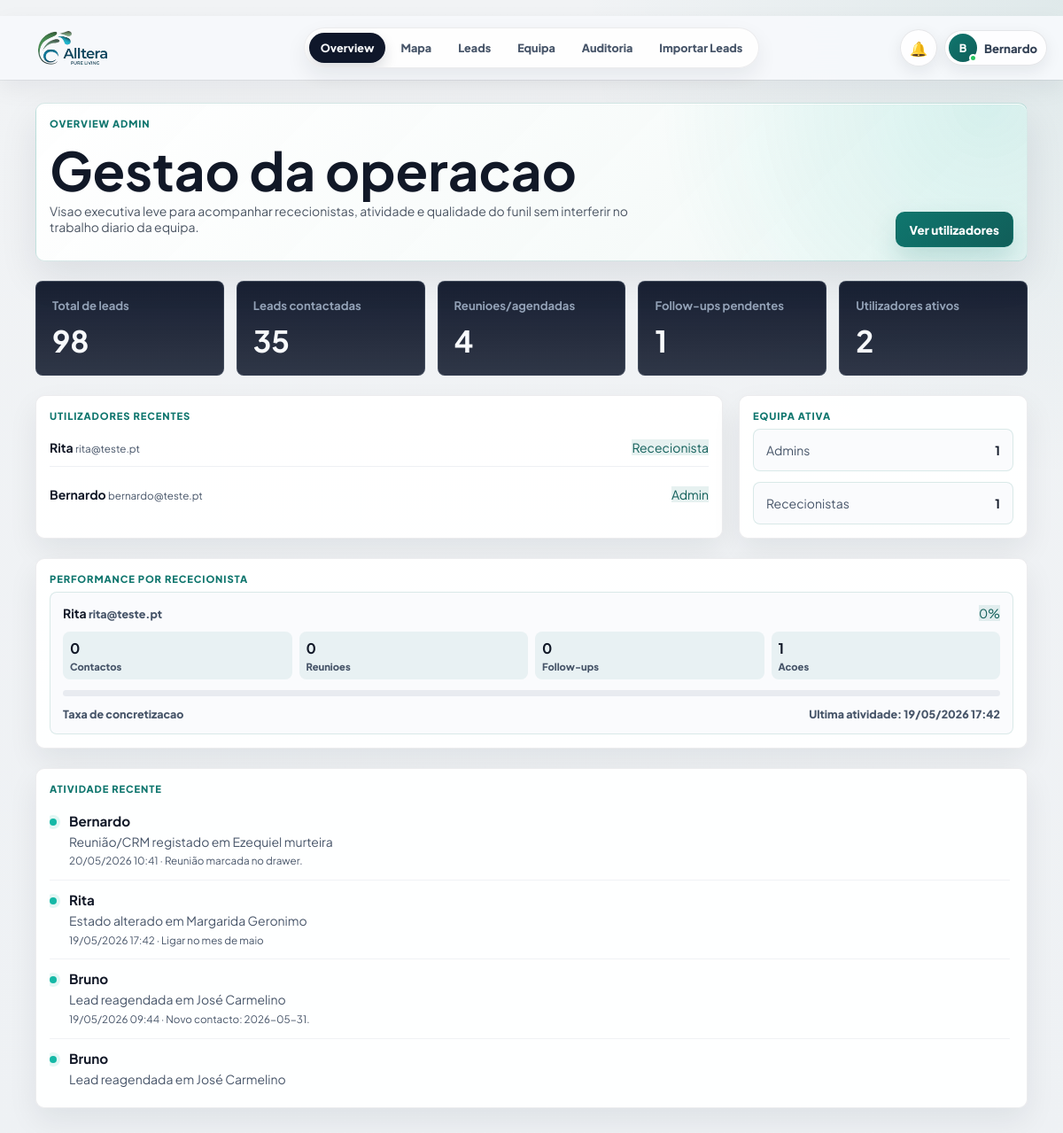
The page /admin (signed in) on the database its author committed.
### PlataformaApoioDecisaoComercial/models.py (models this page shows, shortened)
class User(UserMixin, db.Model):
    __tablename__ = "users"
    id = db.Column(db.Integer, primary_key=True)
    nome = db.Column(db.String(120), nullable=False)
    email = db.Column(db.String(160), nullable=False, unique=True, index=True)
    password_hash = db.Column(db.String(255), nullable=False)
    role = db.Column(db.String(40), nullable=False, default="comercial")
    ativo = db.Column(db.Boolean, nullable=False, default=True)
    created_at = db.Column(db.DateTime, default=datetime.utcnow)
    @property
    def is_active(self):
        return bool(self.ativo)
    historico = db.relationship("HistoricoLead", back_populates="user", lazy="dynamic")
    assigned_leads = db.relationship("Lead", back_populates="assigned_to", lazy="dynamic")

class HistoricoLead(db.Model):
    id = db.Column(db.Integer, primary_key=True)
    lead_id = db.Column(db.Integer, db.ForeignKey("lead.id"), nullable=False)
    user_id = db.Column(db.Integer, db.ForeignKey("users.id"), nullable=True, index=True)
    acao = db.Column(db.String(120), nullable=False)
    tipo_acao = db.Column(db.String(80), nullable=True, index=True)
    observacao = db.Column(db.Text, nullable=True)
    resultado = db.Column(db.String(120), nullable=True)
    comercial_responsavel = db.Column(db.String(80), nullable=True)
    created_at = db.Column(db.DateTime, default=datetime.utcnow)
    user = db.relationship("User", back_populates="historico")

class Lead(db.Model):
    id = db.Column(db.Integer, primary_key=True)
    nome_cliente = db.Column(db.String(180), nullable=True)
    area_negocio = db.Column(db.String(120), nullable=True)
    cidade = db.Column(db.String(80), nullable=True)
    empresa = db.Column(db.String(180), nullable=True)
    nome_empresa = db.Column(db.String(180), nullable=False)
    tipo_cliente = db.Column(db.String(80), nullable=False)
    morada = db.Column(db.String(220), nullable=True)
    codigo_postal = db.Column(db.String(20), nullable=True)
    localidade = db.Column(db.String(80), nullable=False)
    contacto = db.Column(db.String(120), nullable=True)
    telefone = db.Column(db.String(40), nullable=True)
    email = db.Column(db.String(160), nullable=True)
    categoria = db.Column(db.String(120), nullable=True)
    nif = db.Column(db.String(30), nullable=True)
    observacoes = db.Column(db.Text, nullable=True)
    observacoes_contacto = db.Column(db.Text, nullable=True)
    reuniao_info = db.Column(db.Text, nullable=True)
    classificacao_observacao = db.Column(db.String(80), nullable=True)
    motivo_classificacao = db.Column(db.Text, nullable=True)
    latitude = db.Column(db.Float, nullable=True)
    longitude = db.Column(db.Float, nullable=True)
    estado = db.Column(db.String(40), nullable=False, default="Por contactar")
    estado_lead = db.Column(db.String(40), nullable=True, default="Por contactar")
    prioridade = db.Column(db.String(20), nullable=True, default="Baixa")
    comercial_responsavel = db.Column(db.String(80), nullable=False, default="Flávia")
    data_novo_contacto = db.Column(db.Date, nullable=True)
    data_reuniao = db.Column(db.Date, nullable=True)
    hora_reuniao = db.Column(db.String(10), nullable=True)
    tags = db.Column(db.String(300), nullable=True)
    insight_tags = db.Column(db.String(400), nullable=True)
    insight_note = db.Column(db.Text, nullable=True)
    assigned_to_id = db.Column(db.Integer, db.ForeignKey("users.id"), nullable=True, index=True)
    created_at = db.Column(db.DateTime, default=datetime.utcnow)
    updated_at = db.Column(db.DateTime, default=datetime.utcnow, onupdate=datetime.utcnow)
    assigned_to = db.relationship("User", back_populates="assigned_leads")
    historico = db.relationship(
        "HistoricoLead",
        backref="lead",
        cascade="all, delete-orphan",
        order_by="desc(HistoricoLead.created_at)",
    )

### PlataformaApoioDecisaoComercial/app.py (the view)
    @app.route("/admin")
    @login_required
    @admin_required
    def admin_overview():
        return render_template("admin_overview.html", **admin_overview_context())

### PlataformaApoioDecisaoComercial/templates/admin_overview.html (shortened to what this page needs)
{% extends "base.html" %}
{% block content %}
<main class="page-shell admin-page">
    <section class="panel admin-hero">
        <div>
            <p class="eyebrow">Overview admin</p>
            <h1>Gestao da operacao</h1>
            <p>Visao executiva leve para acompanhar rececionistas, atividade e qualidade do funil sem interferir no trabalho diario da equipa.</p>
        </div>
        <a class="button" href="{{ url_for('admin_users') }}">Ver utilizadores</a>
    </section>
    <section class="admin-metric-grid" aria-label="Metricas principais">
        <article class="admin-metric"><span>Total de leads</span><strong>{{ metrics.total_leads }}</strong></article>
        <article class="admin-metric"><span>Leads contactadas</span><strong>{{ metrics.contacted_leads }}</strong></article>
        <article class="admin-metric"><span>Reunioes/agendadas</span><strong>{{ metrics.scheduled_leads }}</strong></article>
        <article class="admin-metric"><span>Follow-ups pendentes</span><strong>{{ metrics.pending_followups }}</strong></article>
        <article class="admin-metric"><span>Utilizadores ativos</span><strong>{{ metrics.active_users }}</strong></article>
    </section>
    <section class="admin-panels">
        <article class="panel">
            <p class="eyebrow">Utilizadores recentes</p>
            <div class="admin-list">
                {% for user in recent_users %}
                <div class="admin-list-item">
                    <div>
                        <strong>{{ user.nome }}</strong>
                        <small>{{ user.email }}</small>
                    </div>
                    <span class="badge">{{ "Rececionista" if user.role == "comercial" else "Admin" }}</span>
                </div>
                {% else %}
                <p class="empty-state empty-state--quiet">Ainda nao existem utilizadores.</p>
                {% endfor %}
            </div>
        </article>
        <article class="panel">
            <p class="eyebrow">Equipa ativa</p>
            <div class="admin-role-grid">
                <div class="admin-role-card">
                    <span>Admins</span>
                    <strong>{{ users_by_role.admin }}</strong>
                </div>
                <div class="admin-role-card">
                    <span>Rececionistas</span>
                    <strong>{{ users_by_role.comercial }}</strong>
                </div>
            </div>
        </article>
    </section>
    <section class="panel">
        <p class="eyebrow">Performance por rececionista</p>
        <div class="operator-performance-list">
            {% for item in operator_performance %}
            <article class="operator-card">
                <div class="operator-card__top">
                    <div>
                        <strong>{{ item.user.nome }}</strong>
                        <small>{{ item.user.email }}</small>
                    </div>
                    <span class="badge">{{ item.taxa_concretizacao }}%</span>
                </div>
                <div class="operator-stats" aria-label="Metricas da rececionista">
                    <span><b>{{ item.contactos }}</b>Contactos</span>
                    <span><b>{{ item.reunioes }}</b>Reunioes</span>
                    <span><b>{{ item.followups }}</b>Follow-ups</span>
                    <span><b>{{ item.total_acoes }}</b>Acoes</span>
                </div>
                <div class="operator-progress" aria-hidden="true">
                </div>
                <div class="operator-card__meta">
                    <span>Taxa de concretizacao</span>
                    <span>{% if item.ultima_atividade %}Ultima atividade: {{ item.ultima_atividade.strftime("%d/%m/%Y %H:%M") }}{% else %}Sem atividade registada ainda{% endif %}</span>
                </div>
            </article>
            {% else %}
            <p class="empty-state empty-state--quiet">Ainda nao existem rececionistas ativas.</p>
            {% endfor %}
        </div>
    </section>
    <section class="panel">
        <p class="eyebrow">Atividade recente</p>
        <div class="admin-activity" aria-label="Atividade recente">
            {% for item in recent_activity %}
            <article class="activity-item">
                <span class="activity-dot" aria-hidden="true"></span>
                <div class="activity-body">
                    <strong>{{ item.user.nome if item.user else item.comercial_responsavel or "Equipa Alltera" }}</strong>
                    <span>{{ item.acao }}{% if item.lead %} em {{ item.lead.nome_cliente or item.lead.nome_empresa }}{% endif %}</span>
                    <small>{{ item.created_at.strftime("%d/%m/%Y %H:%M") if item.created_at else "" }}{% if item.observacao %} · {{ item.observacao[:120] }}{% endif %}</small>
                </div>
            </article>
            {% endfor %}
        </div>
    </section>
</main>
{% endblock %}

### PlataformaApoioDecisaoComercial/templates/base.html (shortened to what this page needs)
﻿<!doctype html>
<html lang="pt">
<head>
    <link rel="stylesheet" href="https://unpkg.com/leaflet@1.9.4/dist/leaflet.css">
    <link rel="stylesheet" href="{{ url_for('static', filename='css/styles.css') }}">
</head>
<body>
    <div class="app-shell">
        <header class="topbar topbar--minimal" id="appTopbar" aria-label="Barra superior">
            <a class="topnav-brand" href="{{ url_for('admin_overview') if current_user.is_authenticated and current_user.role == 'admin' else (url_for('mapa_leads') if current_user.is_authenticated else url_for('login')) }}" aria-label="Alltera">
                <span class="topnav-brand__logo" aria-hidden="true">
                    <img src="{{ url_for('static', filename='alltera-logo.png') }}" alt="">
                </span>
            </a>
            {% if current_user.is_authenticated %}
            <nav class="topnav-pill" aria-label="Navegação principal">
                {% if current_user.role == "admin" %}
                <a href="{{ url_for('admin_overview') }}" {% if request.endpoint == 'admin_overview' %}aria-current="page"{% endif %}>Overview</a>
                <a href="{{ url_for('mapa_leads') }}" {% if request.endpoint == 'mapa_leads' %}aria-current="page"{% endif %}>Mapa</a>
                <a href="{{ url_for('todas_leads') }}" {% if request.endpoint == 'todas_leads' %}aria-current="page"{% endif %}>Leads</a>
                <a href="{{ url_for('admin_users') }}" {% if request.endpoint == 'admin_users' %}aria-current="page"{% endif %}>Equipa</a>
                <a href="{{ url_for('historico') }}" {% if request.endpoint == 'historico' %}aria-current="page"{% endif %}>Auditoria</a>
                <a href="{{ url_for('importar_leads') }}" {% if request.endpoint == 'importar_leads' %}aria-current="page"{% endif %}>Importar Leads</a>
                {% endif %}
            </nav>
            {% endif %}
            <div class="topbar__actions">
                {% if current_user.is_authenticated %}
                {% set display_name = current_user.nome or current_user.email %}
                {% set first_name = display_name.split()[0] %}
                <div class="notifications-menu" id="notificationsMenu">
                    <button class="notifications-trigger" id="notificationsButton" type="button" aria-haspopup="menu" aria-expanded="false" aria-controls="notificationsDropdown" title="Notificações operacionais">
                        <span aria-hidden="true">🔔</span>
                    </button>
                </div>
                <div class="profile-menu" id="profileMenu">
                    <button class="profile-trigger" id="profileMenuButton" type="button" aria-haspopup="menu" aria-expanded="false" aria-controls="profileDropdown">
                        <span class="profile-avatar" aria-hidden="true">{{ display_name[:1]|upper }}<i></i></span>
                        <span class="profile-trigger__name">{{ first_name }}</span>
                    </button>
                </div>
                {% endif %}
            </div>
        </header>
        <div class="app-shell__content">
            {% block content %}{% endblock %}
        </div>
    </div>
    {% if current_user.is_authenticated %}
    <aside class="command-palette" id="commandPalette" aria-hidden="true">
    </aside>
    <aside class="global-lead-drawer" id="globalLeadDrawer" aria-hidden="true">
    </aside>
    {% endif %}
</body>
</html>

### rows shown on the page
User: nome "B", nome "Bernardo", email "bernardo@teste.pt", role "Admin"
User: nome "Rita", email "rita@teste.pt", role "Rececionista", user.nome "Rita", user.email "rita@teste.pt"
HistoricoLead: ultima_atividade "19/05/2026 17:42", user "Rita", acao "Estado alterado", lead "Margarida Geronimo", created_at "19/05/2026 17:42", observacao "Ligar no mes de maio"
HistoricoLead: user "Bernardo", acao "Reunião/CRM registado", lead "Ezequiel murteira", created_at "20/05/2026 10:41", observacao "Reunião marcada no drawer."
HistoricoLead: user "Bruno", acao "Lead reagendada", lead "José Carmelino", created_at "19/05/2026 09:44", observacao "Novo contacto: 2026-05-31."
HistoricoLead: user "Bruno", acao "Lead reagendada", lead "José Carmelino"

### other values the page prints
{{ metrics.total_leads }} "98"
{{ metrics.contacted_leads }} "35"
{{ metrics.scheduled_leads }} "4"
{{ metrics.pending_followups }} "1"
{{ metrics.active_users }} "2"
{{ users_by_role.admin }} "1"
{{ users_by_role.comercial }} "1"
{{ item.taxa_concretizacao }} "0"
{{ item.contactos }} "0"
{{ item.reunioes }} "0"
{{ item.followups }} "0"
{{ item.total_acoes }} "1"
